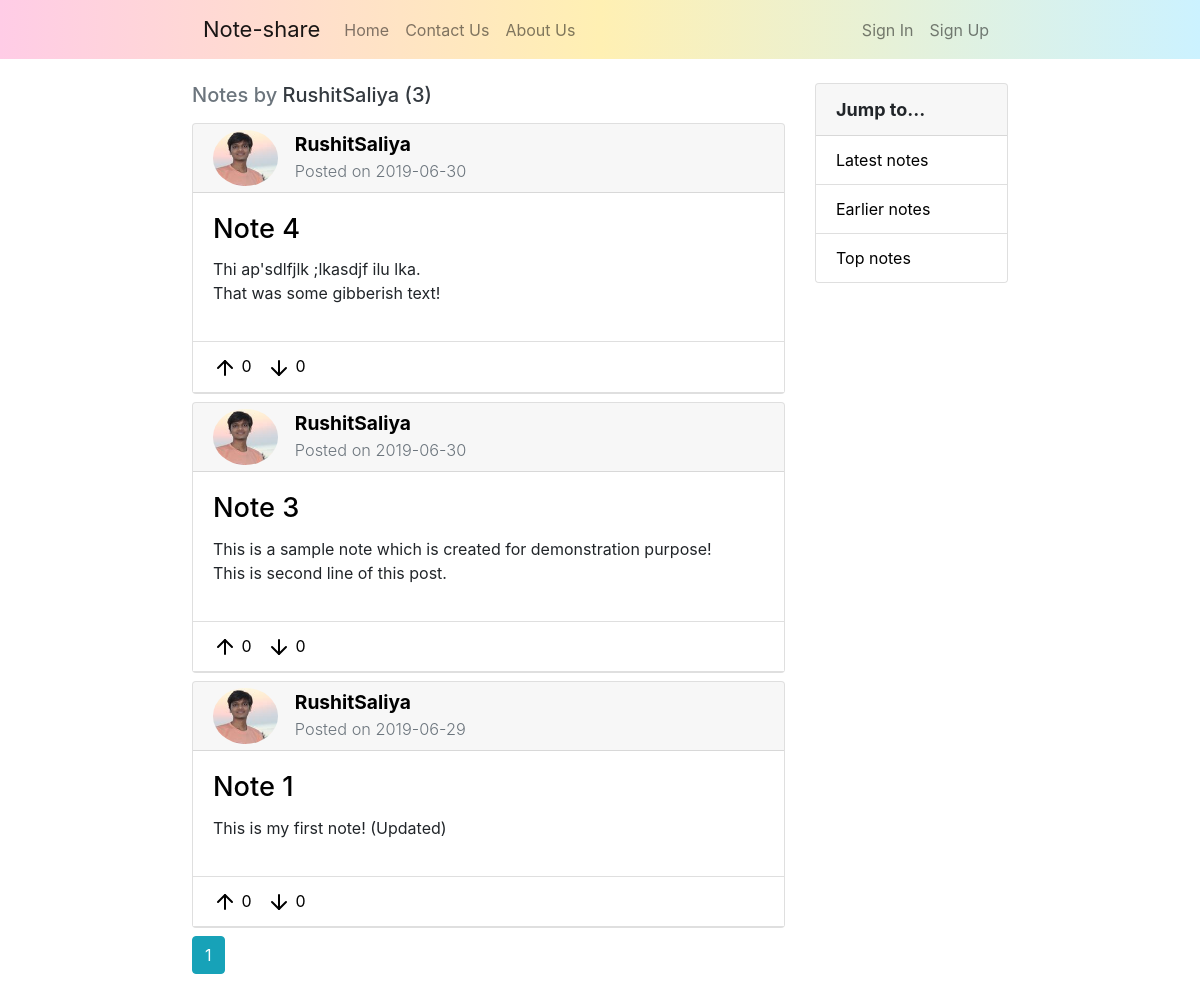
The app's page /user/RushitSaliya, older data.
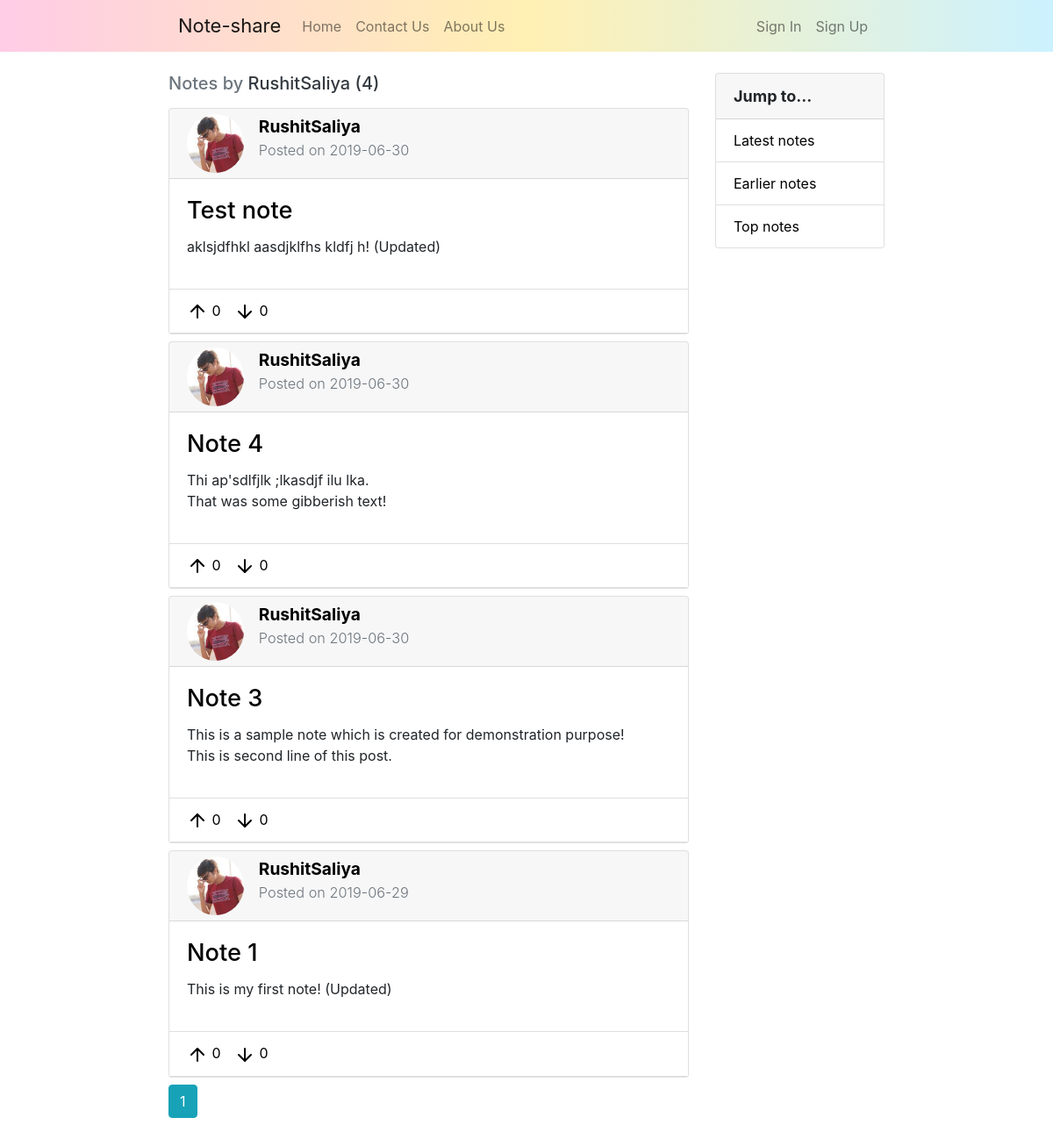
The same page, newer data.
### noteshare/models.py (models this page shows, shortened)
class User(db.Model, UserMixin):
    id = db.Column(db.Integer, primary_key=True)
    username = db.Column(db.String(20), unique=True, nullable=False)
    email = db.Column(db.String(100), unique=True, nullable=False)
    image_file = db.Column(db.String(20), nullable=False, default='default.jpg')
    password = db.Column(db.String(50), nullable=False)
    notes = db.relationship('Note', backref='author', lazy=True)

class Note(db.Model):
    id = db.Column(db.Integer, primary_key=True)
    title = db.Column(db.String(100), nullable=False)
    date_posted = db.Column(db.DateTime, nullable=False, default=datetime.utcnow)
    content = db.Column(db.Text, nullable=False)
    content_image = db.Column(db.String(20), nullable=True)
    ups = db.Column(db.Integer, nullable=False, default=0)
    downs = db.Column(db.Integer, nullable=False, default=0)
    user_id = db.Column(db.Integer, db.ForeignKey('user.id'), nullable=False)

### noteshare/routes.py (the view)
@app.route('/user/<string:username>')
def user_notes(username):
    page = request.args.get('page', 1, type=int)
    user = User.query.filter_by(username=username).first_or_404()
    notes = Note.query.filter_by(author=user).order_by(Note.date_posted.desc()).paginate(page=page, per_page=5)
    return render_template('user_notes.html', title=user.username, notes=notes, user=user)

### noteshare/templates/user_notes.html
{% extends "layout.html" %}
{% block content %}
    <div class="col-md-8 col-pl-16">
        <h5 class="text-muted mb-3">Notes by <span class="text-dark">{{ user.username }} ({{ notes.total }})</span></h5>
        {% for note in notes.items %}
            <div class="card mb-md-2">
                <div class="card-header card-custom-header">
                    <a class="anchor-note-update" href="{{ url_for('user_notes', username=note.author.username) }}">
                        <div class="row">
                            <div class="col-md-2 pr-md-0">
                                <div class="note-header">
                                    <img class="rounded-circle note-author-img" src="{{ url_for('static', filename='Profile-pictures/' + note.author.image_file) }}" alt="Author's Profile-photo">
                                </div>
                            </div>
                            <div class="col-md-10 pl-md-0">
                                <div class="note-header">
                                    <strong>{{ note.author.username }}</strong><br/>
                                    <div  class="text-muted" style="font-size: 85%;">
                                        Posted on {{ note.date_posted.strftime('%Y-%m-%d') }}
                                    </div>
                                </div>
                            </div>
                        </div>
                    </a>
                </div>
                <div class="card-body">
                    <a class="anchor-note-update" href="{{ url_for('note', note_id=note.id) }}">
                        <h5 class="card-title note-title">{{ note.title }}</h5>
                    </a>
                    <p style="white-space: pre-line;">{{ note.content }}</p>
                </div>
                <div class="card-header note-action">
                    <a class="note-action-btn" href="#"><img src="{{ url_for('static', filename='Icons/arrow-up.svg') }}" alt="Like"> 0 </a>
                    <a class="note-action-btn" href="#"><img src="{{ url_for('static', filename='Icons/arrow-down.svg') }}" alt="Dislike"> 0 </a>
                </div>
            </div>
        {% endfor %}
        {% for page_num in notes.iter_pages(left_edge=1, right_edge=1, left_current=1, right_current=2) %}
            {% if page_num %}
                {% if notes.page == page_num %}
                    <a class="btn btn-info mb-4" href="{{ url_for('user_notes', username=user.username, page=page_num) }}">{{ page_num }}</a>
                {% else %}
                    <a class="btn btn-outline-info mb-4" href="{{ url_for('user_notes', username=user.username, page=page_num) }}">{{ page_num }}</a>
                {% endif %}
            {% else %}
                ...
            {% endif %}
        {% endfor %}
    </div>
    <div class="col-md-4 col-pr-16">
        <div class="card">
                <div class="card-header" style="font-size: 18px;"><strong>Jump to...</strong></div>
                <ul class="list-group list-group-flush">
                    <li class="list-group-item"><a href="#" class="sidebar-link">Latest notes</a></li>
                    <li class="list-group-item"><a href="#" class="sidebar-link">Earlier notes</a></li>
                    <li class="list-group-item"><a href="#" class="sidebar-link">Top notes</a></li>
                </ul>
        </div>
    </div>
{% endblock content %}

### noteshare/templates/layout.html (shortened to what this page needs)
<!DOCTYPE html>
<html>
    <head>
        <link rel="stylesheet" type="text/css" href="{{ url_for('static', filename='Bootstrap-4/css/bootstrap-grid.min.css') }}">
        <link rel="stylesheet" type="text/css" href="{{ url_for('static', filename='Bootstrap-4/css/bootstrap.min.css') }}">
        <link rel="stylesheet" type="text/css" href="{{ url_for('static', filename='stylesheet.css') }}">
    </head>
    <body>
        <div class="container-fluid">
            <div class="row">
                <nav class="navbar navbar-expand-md navbar-light bg-light">
                    <a class="navbar-brand margin-left" href="{{ url_for('home') }}">Note-share</a>
                    <div class="navbar-collapse collapse w-100 order-1 order-md-0 dual-collapse2">
                        <ul class="navbar-nav mr-auto">
                            <li class="nav-item">
                                <a class="nav-link" href="{{ url_for('home') }}">Home</a>
                            </li>
                            <li class="nav-item">
                                <a class="nav-link" href="#">Contact Us</a>
                            </li>
                            <li class="nav-item">
                                <a class="nav-link" href="#">About Us</a>
                            </li>
                        </ul>
                    </div>
                    <div class="navbar-collapse collapse w-100 order-3 dual-collapse2 margin-right">
                        <ul class="navbar-nav ml-auto">
                            {% if current_user.is_authenticated %}
                            <li class="nav-item">
                                    <a class="nav-link" href="{{ url_for('new_note') }}">New Note</a>
                                </li>
                                <li class="nav-item">
                                    <a class="nav-link" href="{{ url_for('account') }}">Account</a>
                                </li>
                                <li class="nav-item">
                                    <a class="nav-link" href="{{ url_for('logout') }}">Logout</a>
                                </li>
                            {% else %}
                                <li class="nav-item">
                                    <a class="nav-link" href="{{ url_for('login') }}">Sign In</a>
                                </li>
                                <li class="nav-item">
                                    <a class="nav-link" href="{{ url_for('register') }}">Sign Up</a>
                                </li>
                            {% endif %}
                        </ul>
                    </div>
                </nav>
            </div>
            <div class="row">
                <div class="col-md-8 col-pl-16">
                </div>
                {% block content %}{% endblock %}
            </div>
        </div>
    </body>
</html>

### noteshare/static/stylesheet.css (style rules this page uses)
.navbar.bg-light { width: 100%; background: linear-gradient(to right, #ffcce6, #fff0b3, #ccf2ff)!important; }
.navbar-light .navbar-brand, .navbar-light .navbar-nav .active>.nav-link, .navbar-light .navbar-nav .nav-link:focus { font-size: 16px; }
.navbar-light .navbar-brand { font-size: 22px; }
.navbar-light .margin-left { padding-left: 16%; }
.note-action { border-top: 1px solid rgba(0,0,0,.125); background-color: #fff; }
.card-title { font-size: 16px; }
.note-action-btn, .note-action-btn:hover { margin-right: 2%; text-decoration: none; color: #000; }
.margin-right { padding-right: 16%; }
.col-pl-16 { padding-top: 1%; padding-left: 16%; }
.col-pr-16 { padding-top: 1%; padding-right: 16%; }
.sidebar-link { text-decoration: none; color: #000; }
.card-custom-header { padding-top: 1%; padding-bottom: 1%; }
.note-header { font-size: 120%; font-weight: 350; }
.note-title { font-size: 170%; font-weight: 500; }
.note-author-img { object-fit: cover; height: 80%; width: 80%; }
.anchor-note-update { text-decoration: none; color: #000; }

Row changes from the older to the newer data that the page shows:
added Note: image_file (picture), author.username "RushitSaliya", date_posted "2019-06-30", title "Test note", content "aklsjdfhkl aasdjklfhs kldfj h! (Updated)"
changed through a linked row, Note "Note 4": image_file: a different picture
changed through a linked row, Note "Note 3": image_file: a different picture
changed through a linked row, Note "Note 1": image_file: a different picture
Text that changed along with them:
{{ notes.total }}: "3" → "4"
